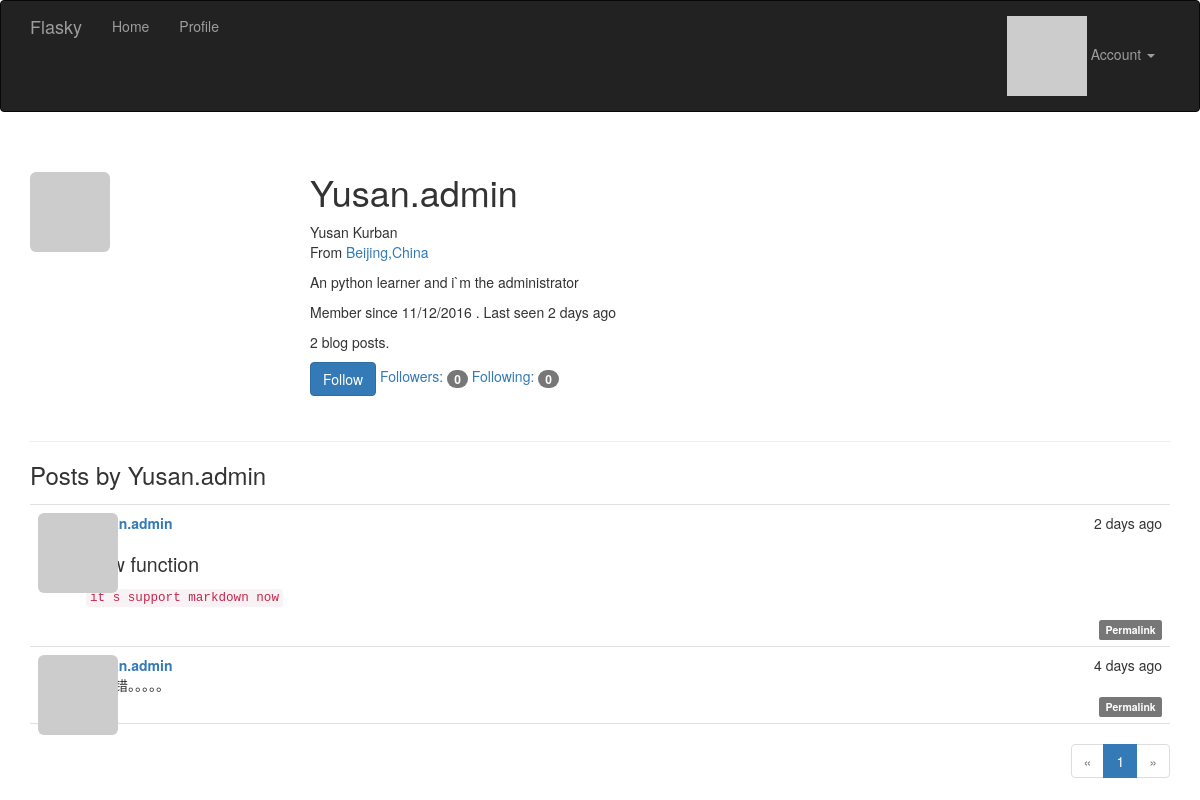
Page /user/Yusan.admin (signed in) on the earlier database version.
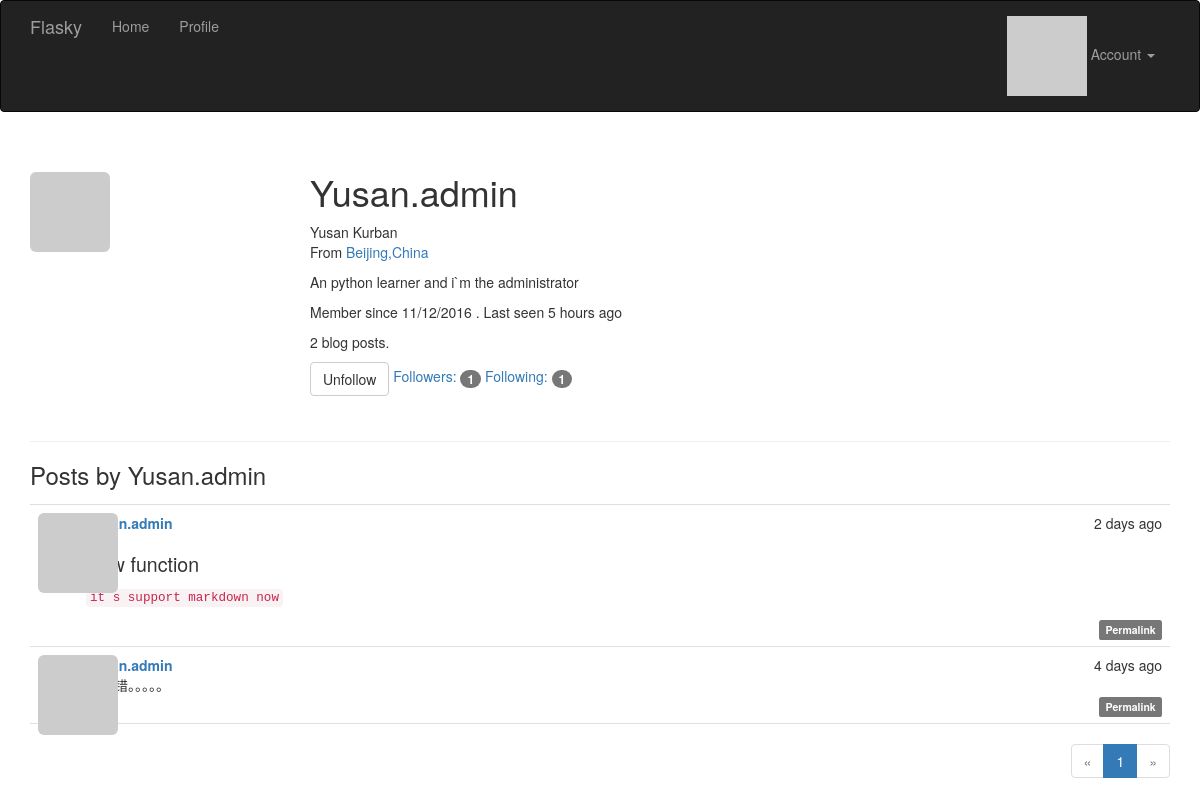
Same page on the later database version.
### app/models.py (models this page shows, shortened)
class User(UserMixin,db.Model):
	__tablename__ = 'users'
	id = db.Column(db.Integer, primary_key = True)
	email = db.Column(db.String(64),unique = True, index = True)
	username = db.Column(db.String(64), unique = True, index = True)
	role_id = db.Column(db.Integer, db.ForeignKey('roles.id'))
	password_hash = db.Column(db.String(128))
	confirmed = db.Column(db.Boolean, default = False)
	name = db.Column(db.String(64))
	location = db.Column(db.String(64))
	about_me = db.Column(db.Text())				#the different about Text() and String() is  Text don`t have to set Maximun length
	member_since = db.Column(db.DateTime(), default = datetime.utcnow)
	last_seen = db.Column(db.DateTime(), default = datetime.utcnow)
	avatar_hash = db.Column(db.String(32))
	posts = db.relationship('Post',backref = 'author', lazy = 'dynamic')
	followed = db.relationship('Follow',
								foreign_keys = [Follow.follower_id],
								backref = db.backref('follower', lazy = 'joined'),
								lazy = 'dynamic',
								cascade = 'all, delete-orphan')
	followers = db.relationship('Follow',
								foreign_keys = [Follow.followed_id],
								backref = db.backref('followed', lazy = 'joined'),
								lazy = 'dynamic',
								cascade = 'all, delete-orphan')
	def is_following(self, user):
		return self.followed.filter_by(
			followed_id = user.id).first() is not None
	@property
	def password(self):
		raise AttributeError('password is not readable attribute')
	def gravatar(self, size=100, default = 'identicon', ratting = 'g'):
		if request.is_secure:
			url = 'http://secure.gravatar.com/avatar'
		else:
			url = 'http://www.gravatar.com/avatar'
		hash = hashlib.md5(self.email.encode('utf-8')).hexdigest()
		return '{url}/{hash}?s={size}&d={default}&r={ratting}'.format(
			url = url, hash = hash, size = size, default = default,ratting = ratting)
	def can(self, permissions):
		return self.role is not None and (self.role.permissions & permissions) == permissions
	def is_administrator(self):
		return self.can(Permission.ADMINISTER)
	def ping(self):
		self.last_seen = datetime.utcnow()
		db.session.add(self)

class Post(db.Model):
	__tablename__ = 'posts'
	id = db.Column(db.Integer, primary_key=True)
	body = db.Column(db.Text)
	body_html = db.Column(db.Text)
	timestamp = db.Column(db.DateTime, index = True, default = datetime.utcnow)
	author_id = db.Column(db.Integer, db.ForeignKey('users.id'))

### app/main/views.py (the view)
@main.route('/user/<username>')
def user(username):
	user = User.query.filter_by(username = username).first_or_404()
	page = request.args.get('page', 1, type = int)
	pagination = user.posts.order_by(Post.timestamp.desc()).paginate(
		page, per_page = current_app.config['FLASKY_POSTS_PER_PAGE'], error_out=False)
	posts = pagination.items
	return render_template('user.html', user = user, posts = posts,
							pagination = pagination)

### app/auth/views.py (called while the page is built)
@auth.before_app_request
def before_request():
	if current_user.is_authenticated:
		current_user.ping()
		if not current_user.confirmed and request.endpoint[:5] != 'auth.' and request.endpoint != 'static':
			return redirect(url_for('auth.unconfirmed'))

### app/main/__init__.py (called while the page is built)
@main.app_context_processor
def inject_permission():
	return dict(Permission = Permission)

### app/models.py (called while the page is built)
@login_manager.user_loader
def load_user(user_id):
	return User.query.get(int(user_id))

### app/templates/user.html (shortened to what this page needs)
{% extends "base.html" %}
{% import "_macros.html" as macros %}
{% block page_content %}
<div class="page-header">
	<img class="img-rounded profile-thumbnail" src="{{ user.gravatar(size = 256) }}">
	<div class="profile-header">
		<h1>{{ user.username }}</h1>
		{% if user.name or user.location %}
		<p>
			{% if user.name %}{{ user.name }}<br>{% endif %}
			{% if user.location %}
				From <a href="http://maps.google.com/?q={{user.location}}">{{ user.location }}</a>
			{% endif %}
		</p>
		{% endif %}
		{% if user.about_me %}<p>{{ user.about_me }}</p>{% endif %}
		<p>
			Member since {{ moment(user.member_since).format('L') }}
			. Last seen {{ moment(user.last_seen).fromNow() }}
		</p>
		<p>{{ user.posts.count() }} blog posts.</p>
		<p>
			{% if current_user.can(Permission.FOLLOW) and user != current_user %}
                {% if not current_user.is_following(user) %}
                <a href="{{ url_for('.follow', username=user.username) }}" class="btn btn-primary">Follow</a>
                {% else %}
                <a href="{{ url_for('.unfollow', username=user.username) }}" class="btn btn-default">Unfollow</a>
                {% endif %}
            {% endif %}
            <a href="{{ url_for('.followers', username=user.username) }}">Followers: <span class="badge">{{ user.followers.count() }}</span></a>
            <a href="{{ url_for('.followed_by', username=user.username) }}">Following: <span class="badge">{{ user.followed.count() }}</span></a>
		</p>
	</div>
</div>
<h3>Posts by {{ user.username }}</h3>
{% include '_posts.html' %}
{% if pagination %}
<div class="pagination">
	{{ macros.pagination_widget(pagination, '.user', username = user.username) }}
</div>
{% endif %}
{% endblock %}

### app/templates/base.html (shortened to what this page needs)
{% extends "bootstrap/base.html" %}
{% block head %}
{{ super() }}
<link rel="stylesheet" type="text/css" href="{{ url_for('static', filename='styles.css') }}">
{% endblock %}
{% block navbar %}
<div class="navbar navbar-inverse" role="navigation">
    <div class="container">
        <div class="navbar-header">
            <a class="navbar-brand" href="{{ url_for('main.index') }}">Flasky</a>
        </div>
        <div class="navbar-collapse collapse">
            <ul class="nav navbar-nav">
                <li><a href="{{ url_for('main.index') }}">Home</a></li>
                {% if current_user.is_authenticated %}
                <li><a href="{{ url_for('main.user', username = current_user.username) }}">Profile</a></li>
                {% endif %}
            </ul>
            <ul class="nav navbar-nav navbar-right">
                {% if current_user.is_authenticated %}
                <li class="dropdown">
                    <a href="#" class="dropdown-toggle" data-toggle="dropdown">
                    	<img src="{{ current_user.gravatar(size=18) }}">
                    	Account <b class="caret"></b>
                    </a>
                </li>
                {% else %}
                <li><a href="{{ url_for('auth.login') }}">Log In</a></li>
                {% endif %}
            </ul>
        </div>
    </div>
</div>
{% endblock %}
{% block content %}
<div class="container">
    {% block page_content %}{% endblock %}
</div>
{% endblock %}

### app/templates/_macros.html
{% macro pagination_widget(pagination, endpoint) %}
<ul class="pagination">
    <li{% if not pagination.has_prev %} class="disabled"{% endif %}>
        <a href="{% if pagination.has_prev %}{{ url_for(endpoint, page=pagination.prev_num, **kwargs) }}{% else %}#{% endif %}">
            &laquo;
        </a>
    </li>
    {% for p in pagination.iter_pages() %}
        {% if p %}
            {% if p == pagination.page %}
            <li class="active">
                <a href="{{ url_for(endpoint, page = p, **kwargs) }}">{{ p }}</a>
            </li>
            {% else %}
            <li>
                <a href="{{ url_for(endpoint, page = p, **kwargs) }}">{{ p }}</a>
            </li>
            {% endif %}
        {% else %}
        <li class="disabled"><a href="#">&hellip;</a></li>
        {% endif %}
    {% endfor %}
    <li{% if not pagination.has_next %} class="disabled"{% endif %}>
        <a href="{% if pagination.has_next %}{{ url_for(endpoint, page=pagination.next_num, **kwargs) }}{% else %}#{% endif %}">
            &raquo;
        </a>
    </li>
</ul>
{% endmacro %}

### app/templates/_posts.html (shortened to what this page needs)
<ul class="posts">
    {% for post in posts %}
    <li class="post">
        <div class="post-thumbnail">
            <a href="{{ url_for('.user', username=post.author.username) }}">
                <img class="img-rounded profile-thumbnail" src="{{ post.author.gravatar(size=40) }}">
            </a>
        </div>
        <div class="post-content">
            <div class="post-date">{{ moment(post.timestamp).fromNow() }}</div>
            <div class="post-author"><a href="{{ url_for('.user', username=post.author.username) }}">{{ post.author.username }}</a></div>
            <div class="post-body">
                {% if post.body_html %}
                    {{ post.body_html | safe }}
                {% else %}
                    {{ post.body }}
                {% endif %}
            </div>
            <div class="post-footer">
                <a href="{{ url_for('.post', id = post.id) }}">
                    <span class="label label-default">Permalink</span>
                </a>
            </div>
        </div>
    </li>
    {% endfor %}
</ul>

### app/static/styles.css (style rules this page uses)
.profile-thumbnail { position: absolute; }
.profile-header { min-height: 260px; margin-left: 280px; }
ul.posts { list-style-type: none; padding: 0px; margin: 16px 0px 0px 0px; border-top: 1px solid #e0e0e0; }
ul.posts li.post { padding: 8px; border-bottom: 1px solid #e0e0e0; }
div.post-date { float: right; }
div.post-author { font-weight: bold; }
div.post-thumbnail { position: absolute; }
div.post-content { margin-left: 48px; min-height: 48px; }
div.post-footer { text-align: right; }
div.pagination { width: 100%; text-align: right; padding: 0px; margin: 0px; }
.post-body h1 { font-size: 140%; }

Differences in the rows shown:
changed User "Yusan.admin": last_seen "2 days ago" → "5 hours ago"
Other differences:
{{ user.followers.count() }}: "0" → "1"
{{ user.followed.count() }}: "0" → "1"
text no longer shown: "Follow"
text now shown: "Unfollow"
